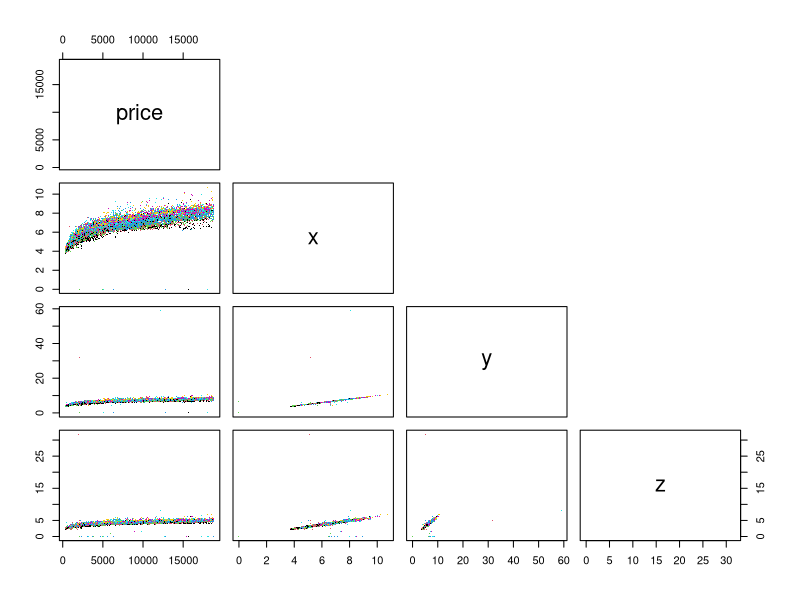
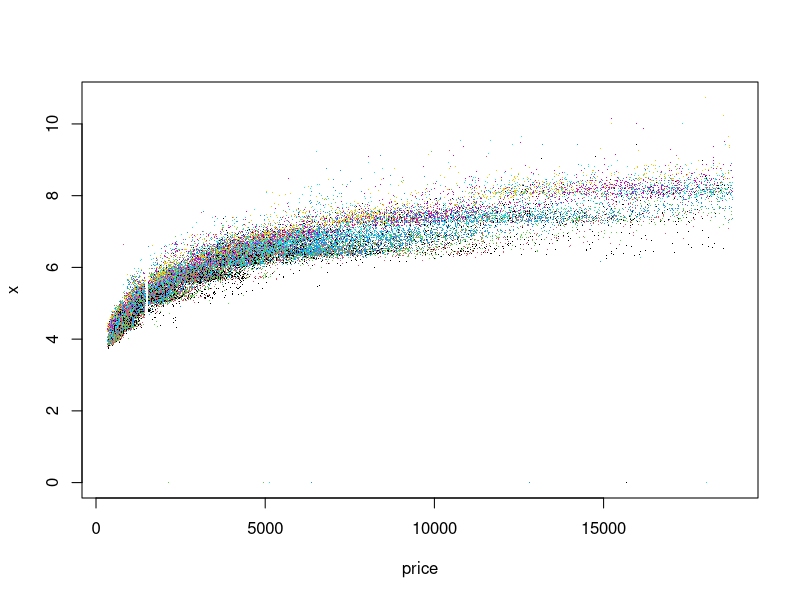
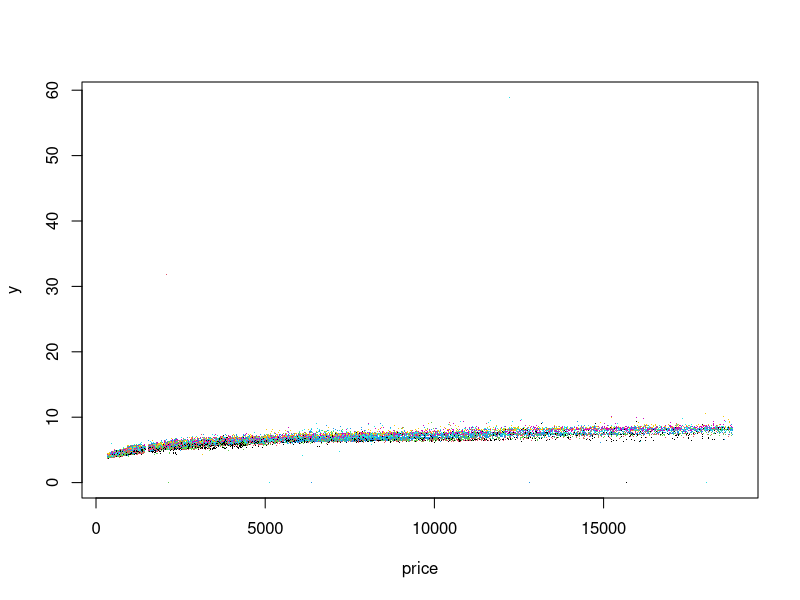
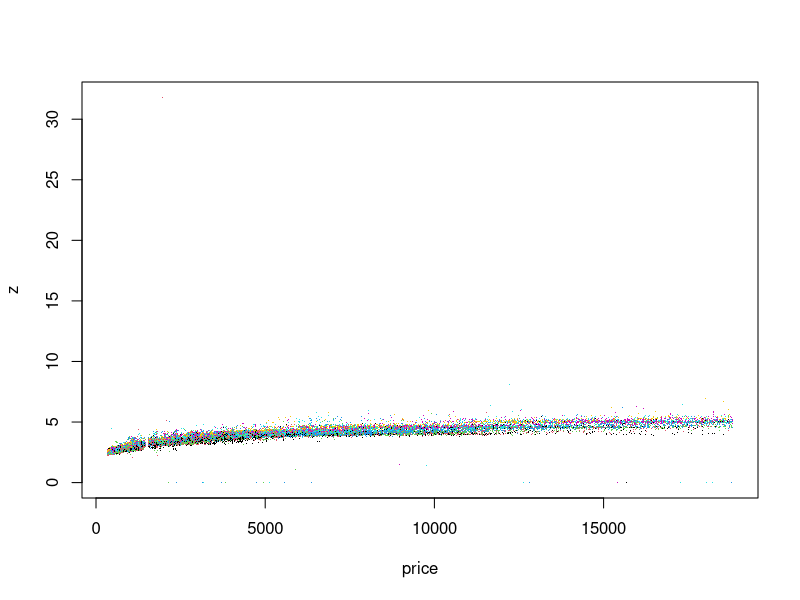
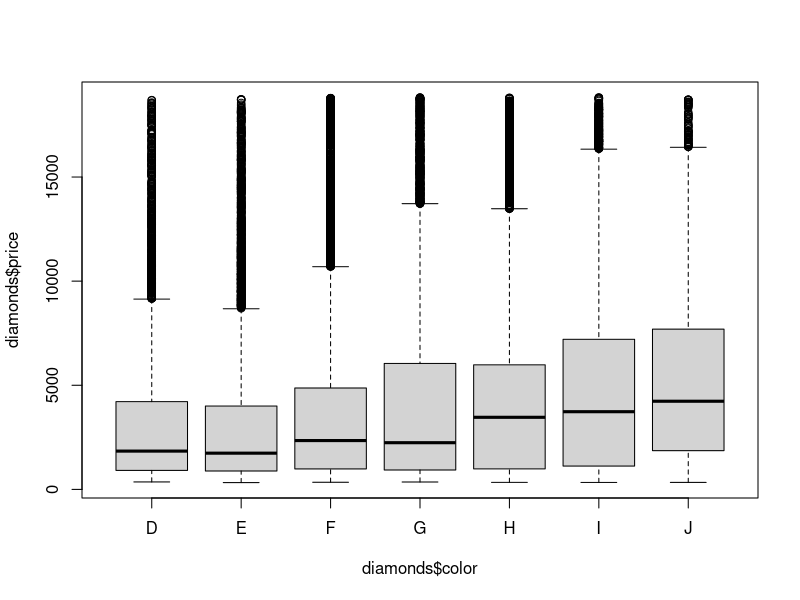

The R source for these figures, in order: (Note: this script raises an error after producing the figures.)
library(ggplot2)
data(diamonds)

str(diamonds)

#EX 2.5

#pairwise plotting of the features
pairs(diamonds[,7:10], col=diamonds$color, upper.panel = NULL, pch=".")

#plot shows logarithmic corellation between price and features x, y, z (bigger dimensions equal a higher price)
#plot alsow shows linear corellation between the features x and y, x and z, as well as y and z

#plotting price and each dimension
plot(diamonds[,c('price', 'x')], col=diamonds$color, pch=".")
plot(diamonds[,c('price', 'y')], col=diamonds$color, pch=".")
plot(diamonds[,c('price', 'z')], col=diamonds$color, pch=".")

#EX 2.6
boxplot(diamonds$price~diamonds$color)

#both plots shows that most of the diamonds in each color category have a price range between 0 and <= 5000 
featurePlot(x = diamonds$price, y = diamonds$color, col=diamonds$cut, scales=list(relation='free'), plot = 'density', plot.points=F) # ... with densities without points
